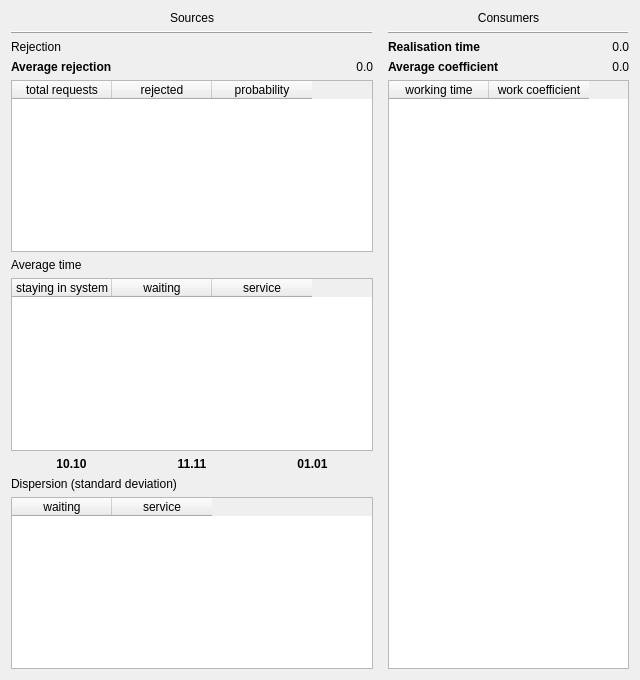
<?xml version="1.0" encoding="UTF-8"?>
<ui version="4.0">
 <class>ResultsWindow</class>
 <widget class="QWidget" name="ResultsWindow">
  <property name="geometry">
   <rect>
    <x>0</x>
    <y>0</y>
    <width>640</width>
    <height>680</height>
   </rect>
  </property>
  <property name="minimumSize">
   <size>
    <width>480</width>
    <height>320</height>
   </size>
  </property>
  <property name="windowTitle">
   <string>Results</string>
  </property>
  <layout class="QGridLayout" name="gridLayout">
   <item row="0" column="0">
    <layout class="QGridLayout" name="gridLayout_2" columnstretch="3,2">
     <property name="horizontalSpacing">
      <number>15</number>
     </property>
     <property name="verticalSpacing">
      <number>6</number>
     </property>
     <item row="2" column="1">
      <layout class="QHBoxLayout" name="horizontalLayout">
       <item>
        <widget class="QLabel" name="lblRealisationTime">
         <property name="font">
          <font>
           <weight>75</weight>
           <bold>true</bold>
          </font>
         </property>
         <property name="text">
          <string>Realisation time</string>
         </property>
        </widget>
       </item>
       <item>
        <widget class="QLabel" name="lblRealisationTimeField">
         <property name="text">
          <string>0.0</string>
         </property>
         <property name="alignment">
          <set>Qt::AlignRight|Qt::AlignTrailing|Qt::AlignVCenter</set>
         </property>
        </widget>
       </item>
      </layout>
     </item>
     <item row="3" column="1">
      <layout class="QHBoxLayout" name="horizontalLayout_3">
       <item>
        <widget class="QLabel" name="lblAverageCoefficient">
         <property name="font">
          <font>
           <weight>75</weight>
           <bold>true</bold>
          </font>
         </property>
         <property name="text">
          <string>Average coefficient</string>
         </property>
        </widget>
       </item>
       <item>
        <widget class="QLabel" name="lblAverageCoefficientField">
         <property name="text">
          <string>0.0</string>
         </property>
         <property name="alignment">
          <set>Qt::AlignRight|Qt::AlignTrailing|Qt::AlignVCenter</set>
         </property>
        </widget>
       </item>
      </layout>
     </item>
     <item row="3" column="0">
      <layout class="QHBoxLayout" name="horizontalLayout_2">
       <item>
        <widget class="QLabel" name="lblAverageRej">
         <property name="font">
          <font>
           <weight>75</weight>
           <bold>true</bold>
          </font>
         </property>
         <property name="text">
          <string>Average rejection</string>
         </property>
        </widget>
       </item>
       <item>
        <widget class="QLabel" name="lblAverageRejField">
         <property name="text">
          <string>0.0</string>
         </property>
         <property name="alignment">
          <set>Qt::AlignRight|Qt::AlignTrailing|Qt::AlignVCenter</set>
         </property>
        </widget>
       </item>
      </layout>
     </item>
     <item row="0" column="0">
      <widget class="QLabel" name="lblSrc">
       <property name="frameShape">
        <enum>QFrame::NoFrame</enum>
       </property>
       <property name="frameShadow">
        <enum>QFrame::Plain</enum>
       </property>
       <property name="text">
        <string>Sources</string>
       </property>
       <property name="alignment">
        <set>Qt::AlignCenter</set>
       </property>
      </widget>
     </item>
     <item row="6" column="0">
      <widget class="QTableWidget" name="tblTime">
       <column>
        <property name="text">
         <string>staying in system</string>
        </property>
       </column>
       <column>
        <property name="text">
         <string>waiting</string>
        </property>
       </column>
       <column>
        <property name="text">
         <string>service</string>
        </property>
       </column>
      </widget>
     </item>
     <item row="1" column="0">
      <widget class="Line" name="line">
       <property name="frameShadow">
        <enum>QFrame::Raised</enum>
       </property>
       <property name="orientation">
        <enum>Qt::Horizontal</enum>
       </property>
      </widget>
     </item>
     <item row="0" column="1">
      <widget class="QLabel" name="lblCnmrs">
       <property name="text">
        <string>Consumers</string>
       </property>
       <property name="alignment">
        <set>Qt::AlignCenter</set>
       </property>
      </widget>
     </item>
     <item row="4" column="0">
      <widget class="QTableWidget" name="tblRejection">
       <property name="sortingEnabled">
        <bool>false</bool>
       </property>
       <property name="wordWrap">
        <bool>true</bool>
       </property>
       <column>
        <property name="text">
         <string>total requests</string>
        </property>
       </column>
       <column>
        <property name="text">
         <string>rejected</string>
        </property>
       </column>
       <column>
        <property name="text">
         <string>probability</string>
        </property>
       </column>
      </widget>
     </item>
     <item row="1" column="1">
      <widget class="Line" name="line_3">
       <property name="frameShadow">
        <enum>QFrame::Raised</enum>
       </property>
       <property name="orientation">
        <enum>Qt::Horizontal</enum>
       </property>
      </widget>
     </item>
     <item row="4" column="1" rowspan="6">
      <widget class="QTableWidget" name="tblConsumers">
       <column>
        <property name="text">
         <string>working time</string>
        </property>
       </column>
       <column>
        <property name="text">
         <string>work coefficient</string>
        </property>
       </column>
      </widget>
     </item>
     <item row="5" column="0">
      <widget class="QLabel" name="lblTime">
       <property name="text">
        <string>Average time</string>
       </property>
      </widget>
     </item>
     <item row="9" column="0">
      <widget class="QTableWidget" name="tblDispersion">
       <column>
        <property name="text">
         <string>waiting</string>
        </property>
       </column>
       <column>
        <property name="text">
         <string>service</string>
        </property>
       </column>
      </widget>
     </item>
     <item row="2" column="0">
      <widget class="QLabel" name="label">
       <property name="frameShape">
        <enum>QFrame::NoFrame</enum>
       </property>
       <property name="text">
        <string>Rejection</string>
       </property>
      </widget>
     </item>
     <item row="8" column="0">
      <widget class="QLabel" name="lblDispersion">
       <property name="text">
        <string>Dispersion (standard deviation)</string>
       </property>
      </widget>
     </item>
     <item row="7" column="0">
      <layout class="QHBoxLayout" name="horizontalLayout_4">
       <item>
        <widget class="QLabel" name="lblInSysAvField">
         <property name="font">
          <font>
           <weight>75</weight>
           <bold>true</bold>
          </font>
         </property>
         <property name="text">
          <string>10.10</string>
         </property>
         <property name="alignment">
          <set>Qt::AlignCenter</set>
         </property>
        </widget>
       </item>
       <item>
        <widget class="QLabel" name="lblWaitingAvField">
         <property name="font">
          <font>
           <weight>75</weight>
           <bold>true</bold>
          </font>
         </property>
         <property name="text">
          <string>11.11</string>
         </property>
         <property name="alignment">
          <set>Qt::AlignCenter</set>
         </property>
        </widget>
       </item>
       <item>
        <widget class="QLabel" name="lblServiceAvField">
         <property name="font">
          <font>
           <weight>75</weight>
           <bold>true</bold>
          </font>
         </property>
         <property name="text">
          <string>01.01</string>
         </property>
         <property name="alignment">
          <set>Qt::AlignCenter</set>
         </property>
        </widget>
       </item>
      </layout>
     </item>
    </layout>
   </item>
  </layout>
 </widget>
 <resources/>
 <connections/>
</ui>
